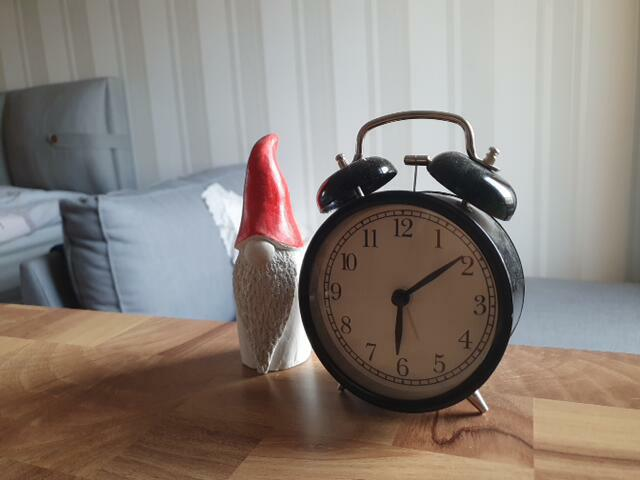
%> input picture HW13/imagee1.jpg, 640 x 480 px
$ octave HW13Q1.m   (GNU Octave 9; MATLAB toolbox functions it lacks are replaced by stand-ins)
%> lines starting %> are read from the running program, lines starting %| are printed output that depends on the picture
% [13 lines of commented-out code are left out]

I1 = imread('imagee1.jpg');
%> I1 is the input picture: size 480x640x3 uint8; mean R, G, B 137.4, 127.7, 120.7
I2 = imread('imagee2.jpg');
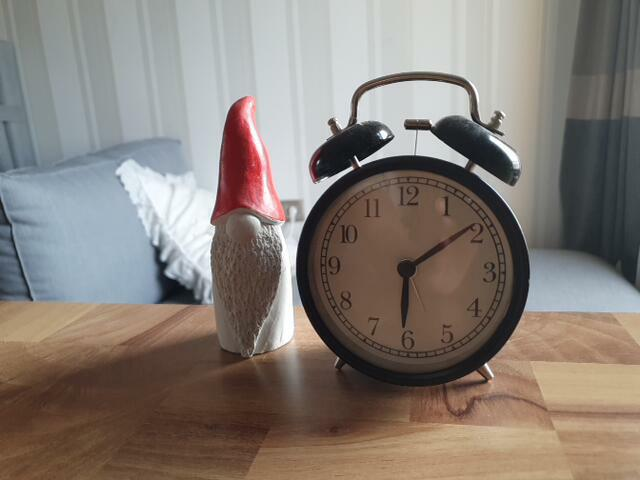
%> input picture HW13/imagee2.jpg, 640 x 480 px
%> I2 is the input picture: size 480x640x3 uint8; mean R, G, B 134.2, 125.2, 118.2
figure
imshowpair(I1, I2, 'montage');
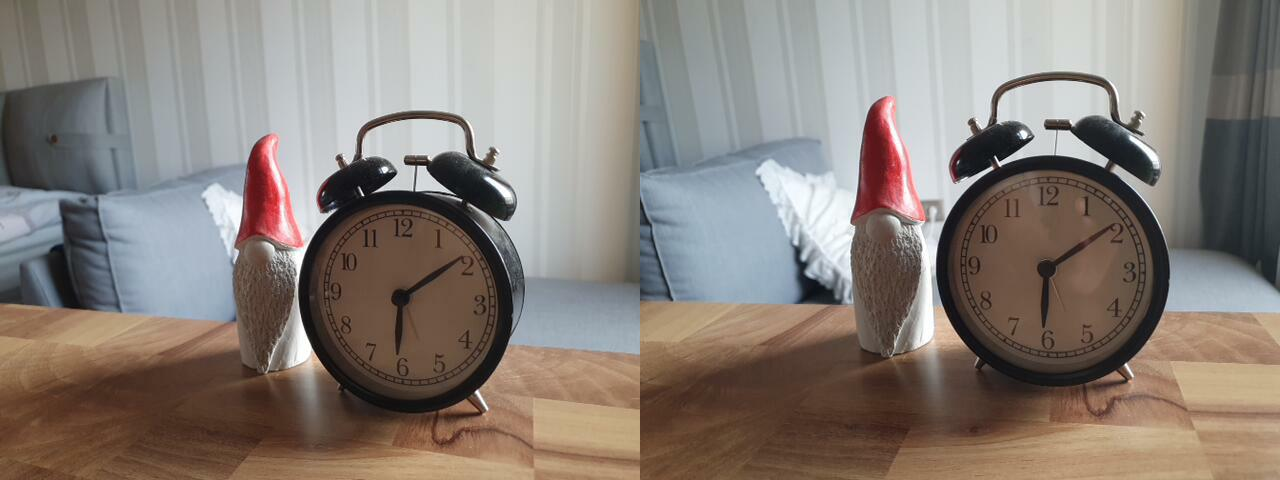
%> displayed picture: size 480x1280x3, on the screen's scale of 0 to 255; mean R, G, B 135.8, 126.5, 119.4
title('Original Images');


% Load precomputed camera intrinsics
%> (the run ends here)
